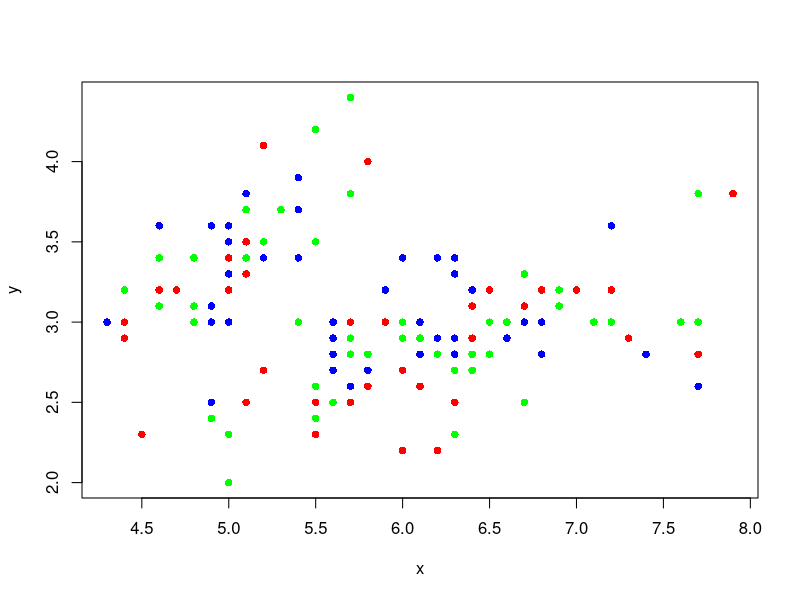
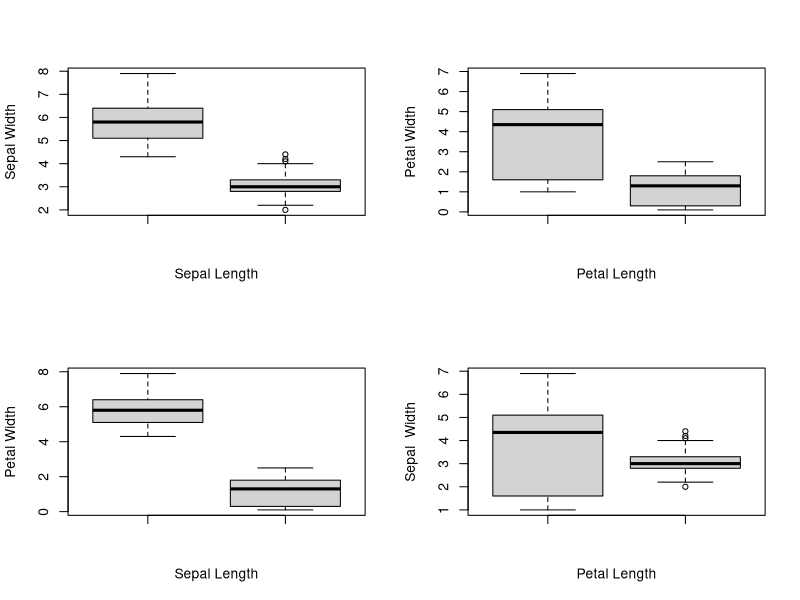

Source code (R) for these figures, in order:
png(filename="Graph.png")

x <- iris$Sepal.Length
y <- iris$Sepal.Width
u <- iris$Petal.Length
v <- iris$Petal.Width

x11()
plot(x,y,col=c('green','blue','red'),pch=16,)

#par(new=TRUE)
par(mfrow=c(2,2))
boxplot(x,y,xlab='Sepal Length',ylab='Sepal Width')
boxplot(u,v,xlab='Petal Length',ylab='Petal Width')
boxplot(x,v,xlab='Sepal Length',ylab='Petal Width')
boxplot(u,y,xlab='Petal Length',ylab='Sepal  Width')



